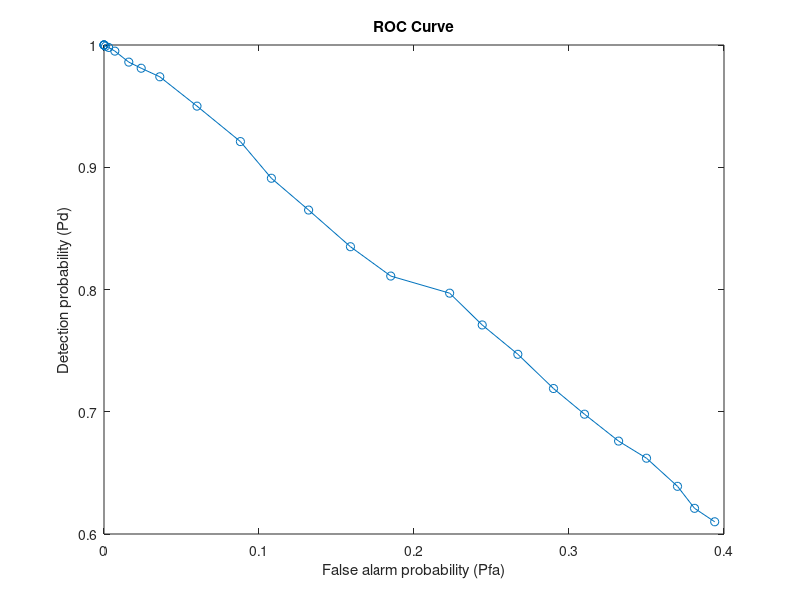

This chart was generated by the following MATLAB code:
% Data generation and parameter setting
A = 1;  % Known signal level
N = 1000;  % Number of samples
SNR_dB = 10;  % Signal-to-noise ratio (in dB)
SNR = 10^(SNR_dB/10);  % Convert SNR to linear value

% Generate Gaussian noise with mean 0 and variance controlled by SNR
n = randn(1, N);  % Standard Gaussian noise, mean 0, variance 1

% Generate signals under two hypotheses
z_H0 = n;  % Under H0: only noise
z_H1 = A + n;  % Under H1: signal A plus noise

% Adjust noise power according to SNR
sigma = sqrt(1/SNR);  % Calculate noise standard deviation based on SNR
n_adjusted = sigma * n;
z_H0 = n_adjusted;
z_H1 = A + n_adjusted;

% Set detection threshold
threshold = A / 2;  % Simple threshold, can be optimized based on actual needs

% Apply detection rule
detected_H1 = z_H1 > threshold;  % Detection under H1 hypothesis
detected_H0 = z_H0 > threshold;  % Detection under H0 hypothesis

% % Analyze performance
P_d = mean(detected_H1);  % Detection probability P_d, i.e., probability of correctly judging as H1
P_fa = mean(detected_H0);  % False alarm probability P_fa, i.e., probability of incorrectly judging as H1
fprintf('Detection probability (Pd): %.3f\n', P_d);
fprintf('False alarm probability (Pfa): %.3f\n', P_fa);

% Recalculate Pd and Pfa by adjusting SNR
SNR_values = -5:1:20;  % SNR range (in dB)
P_d_values = zeros(size(SNR_values));
P_fa_values = zeros(size(SNR_values));

for i = 1:length(SNR_values)
    SNR = 10^(SNR_values(i)/10);
    sigma = sqrt(1/SNR);
    n_adjusted = sigma * n;
    z_H0 = n_adjusted;
    z_H1 = A + n_adjusted;
    
    detected_H1 = z_H1 > threshold;
    detected_H0 = z_H0 > threshold;
    
    P_d_values(i) = mean(detected_H1);
    P_fa_values(i) = mean(detected_H0);
end

% Plot ROC curve
figure;
plot(P_fa_values, P_d_values, '-o');
xlabel('False alarm probability (Pfa)');
ylabel('Detection probability (Pd)');
title('ROC Curve');

% 参数设置
% A = 5; % 信号电平
% sigma = 1; % 高斯噪声标准差
% N = 1000; % 样本数量

% % 生成噪声和信号数据
% noise = sigma * randn(1, N); % 高斯噪声 H0
% signal = A + noise; % 信号+噪声 H1

% % 检测门限设定
% threshold = A / 2; % 简单门限设定

% % 检测
% detections = signal > threshold; % 检测信号是否超过门限，返回 H1 或 H0

% % 计算虚警率（P_fa）和漏检率（P_md）
% P_fa = sum(noise > threshold) / N; % 虚警概率（噪声超过门限）
% P_md = sum(signal <= threshold) / N; % 漏检概率（信号低于门限）

% % 输出结果
% fprintf('虚警率 P_fa: %.4f\n', P_fa);
% fprintf('漏检率 P_md: %.4f\n', P_md);

% % 绘制信号和噪声的直方图
% figure;
% histogram(signal, 'Normalization', 'pdf');
% hold on;
% histogram(noise, 'Normalization', 'pdf');
% xline(threshold, 'r--', 'Threshold'); % 绘制门限线
% legend('Signal', 'Noise', 'Threshold');
% title('Signal and Noise Distributions with Detection Threshold');
% xlabel('Amplitude');
% ylabel('Probability Density');
% hold off;
